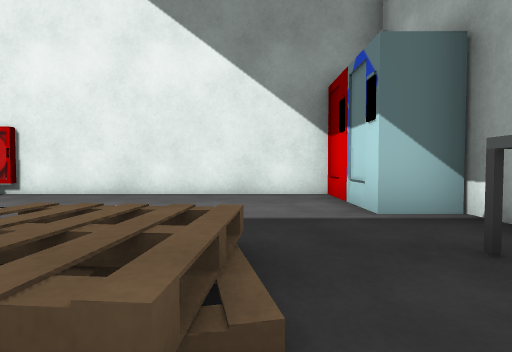
[1] (above)

18 first-person views from a walk through a scene from a Unity 3-D project. The camera is 0.59 m above the floor, tilts 2° down and sees 80° across. The floor is counted in squares, 1 m on a side. Each view is taken from the middle of a square. On the plan, view 1 faces up. The plan holds only what a view shows up to about 9 squares ahead; the rest is blank. Some surface patterns are stand-ins.

[2]
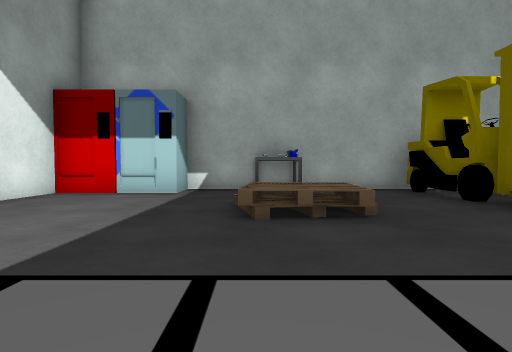

[3]
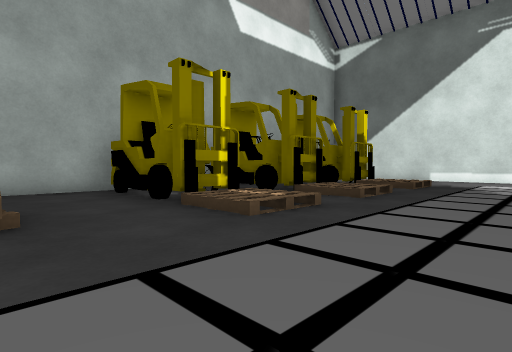

[4]
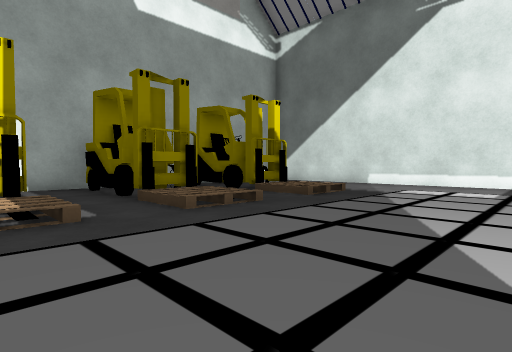

[5]
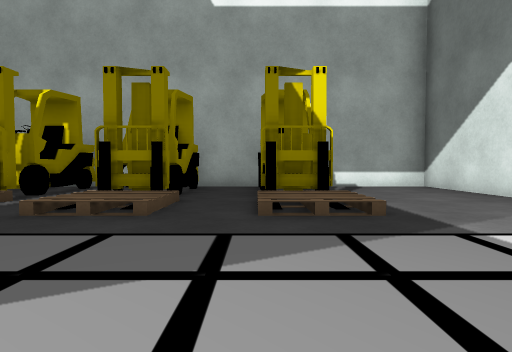

[6]
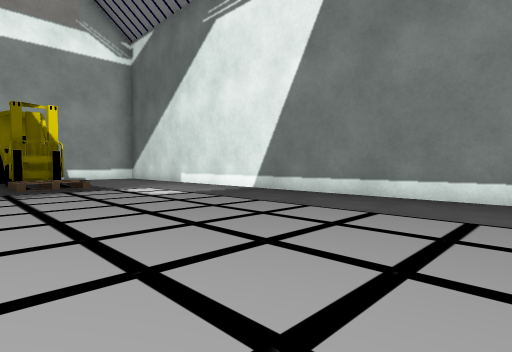

[7]
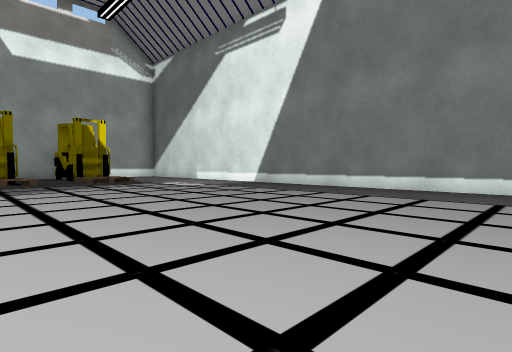

[8]
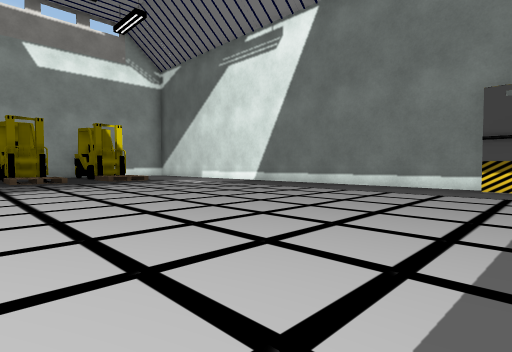

[9]
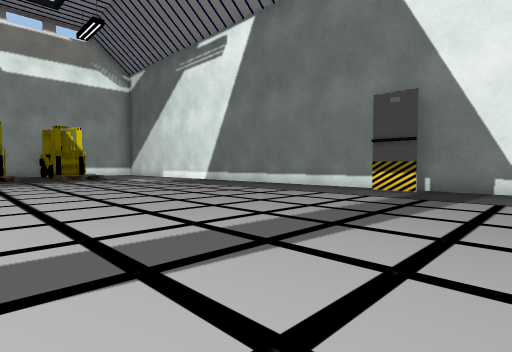

[10]
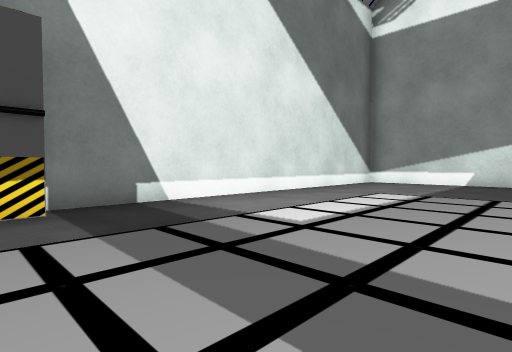

[11]
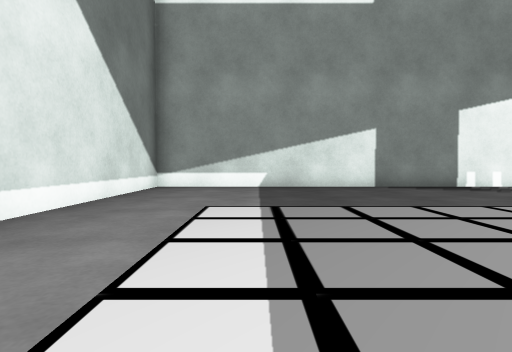

[12]
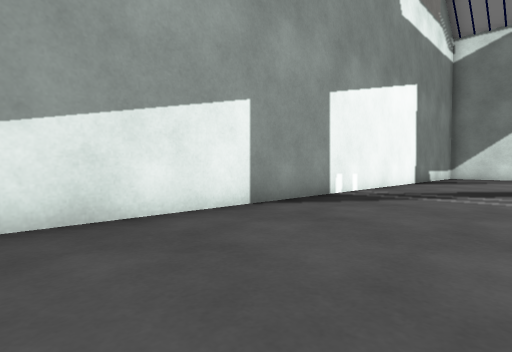

[13]
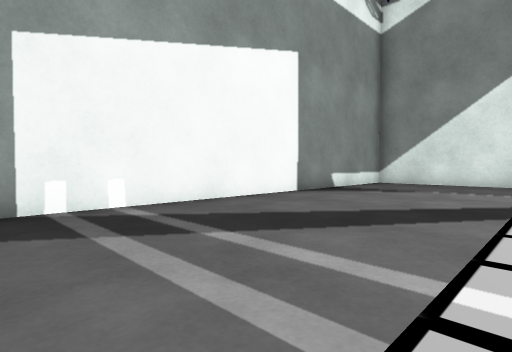

[14]
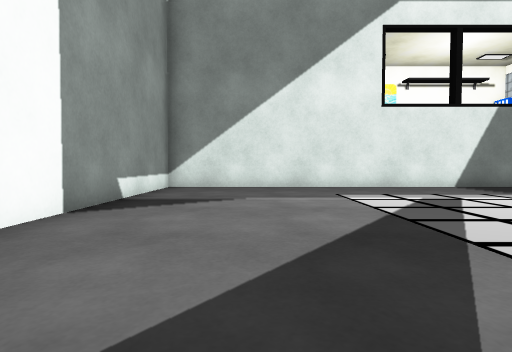

[15]
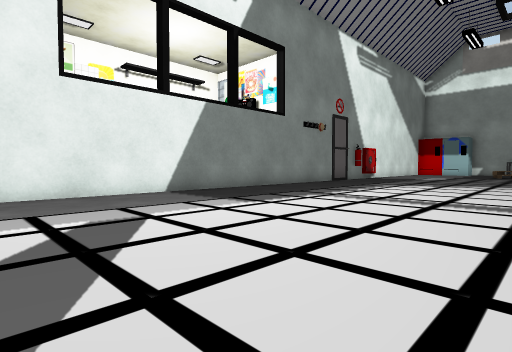

[16]
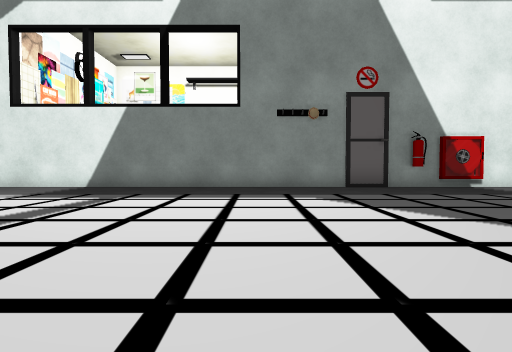

[17]
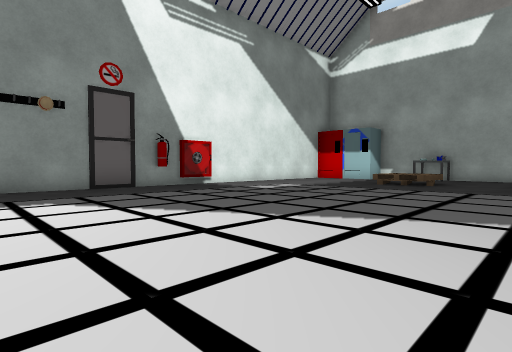

[18]
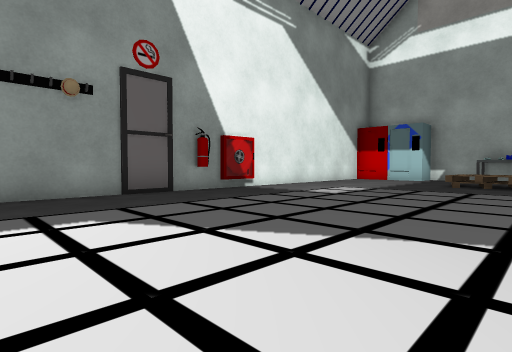

### Floor plan
Points are (right, up) in squares from view 1. A wall is a line through its corners. A room is listed if a view was taken in it or the views show most of it. See-through windows are left out.
Room 1 (view 1)
walls: (-0.8, -1.5) (2.2, -1.6); (2.6, -2.6) (2.6, 2.4)
low walls: (-0.2, 1) (-0.2, 0.5); (-0.5, 1.2) (-0.5, 0.5)
ways out: opening at (0, -0.5) to room 2; opening at (1.5, 1.5) to room 2
objects: table (2, 1) to (2, 2)
Room 2 (views 2, 3, 4, 5, 6, 7, 8, 9, 10, 11, 12, 13, 14, 15, 16, 17, 18)
walls: (-13.9, -11.2) (-12.8, -11.2); (-0.9, -2.4) (-0.4, -2.4); (-0.9, -5.2) (-0.4, -5.2) (-0.4, -4.8) (0, -4.8); (-1.4, -7.2) (1.5, -7.2); (-0.4, -4.6) (-0.9, -4.6); (0, -2.7) (0, -2.2); (0, -2) (0, -1.5); (0, -5.5) (0, -4.2); (-0.5, -7.5) (0, -7.5); (-0.8, -8.4) (-0.8, -7); (0.7, -2) (0.7, -1.5); (-0.1, -8.1) (-0.1, -7.1); (2.3, -2.7) (-0.8, -2.7) (-0.8, -1.5); (2.3, -5.5) (-0.8, -5.5) (-0.8, -4.3) (2.2, -4.3); (-0.4, -11.7) (2.6, -11.7) (2.6, -9.1); (2.6, -7.1) (2.6, -2.6); (2.6, 2.4) (2.6, 3.9); (1.5, 6.3) (-23.4, 6.3) (-23.4, -11.7) (-2.9, -11.7)
low walls: (-1.7, 0.6) (-1.6, 1.8); (-1.8, 0.9) (-1.4, 0.8) (-1.3, 1.5); (-1.4, -7.8) (-1.4, -7.2); (-1.1, -7.8) (-1.1, -7.2); (-1.4, -8.5) (-1.4, -7.9); (-1.1, -8.5) (-1.1, -8)
ways out: opening at (0, -0.5) to room 1; opening at (1.5, 1.5) to room 1
objects: vending machine (2, 4) to (2, 5); vending machine (2, 6) to (3, 6)

Where each view was taken, in squares from view 1:
view 1: 0 up, 0 right, facing up
view 2: 2 up, 5 left, facing right
view 3: 1 up, 5 left, facing down-right
view 4: 2 down, 6 left, facing down-right
view 5: 7 down, 6 left, facing right
view 6: 6 down, 11 left, facing down-right
view 7: 4 down, 13 left, facing down-right
view 8: 3 down, 14 left, facing down-right
view 9: 4 down, 16 left, facing down-right
view 10: 7 down, 13 left, facing down-left
view 11: 9 down, 15 left, facing left
view 12: 9 down, 20 left, facing up-left
view 13: 4 down, 19 left, facing up-left
view 14: 2 down, 21 left, facing up
view 15: 0 up, 19 left, facing up-right
view 16: 2 down, 11 left, facing up
view 17: 2 down, 11 left, facing up-right
view 18: 0 up, 11 left, facing up-right
